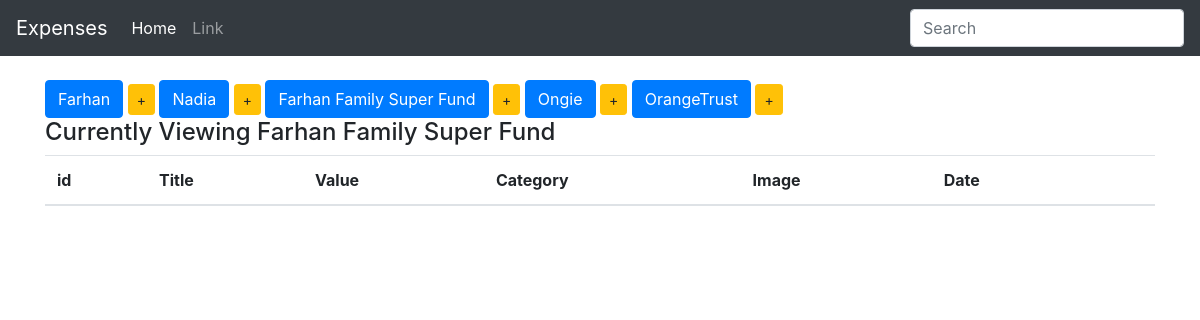
The page /FarhanFamilySuperFund on the database as committed earlier.
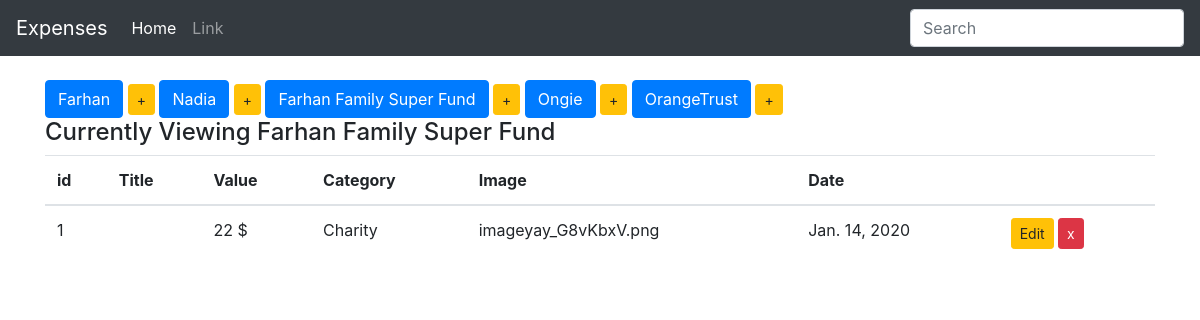
The same page on the database as committed later.
### Expenses/models.py (models this page shows, shortened)
class Entity(models.Model):
    Title = models.CharField(max_length=255, blank=False, default='')
    Value = models.CharField(max_length=255, default='')
    Image = models.FileField(blank=True)
    Date = models.DateField(auto_now_add=False, auto_now=False, blank = True)
    Time = models.DateField(auto_now_add=True, auto_now=False, blank = True)
    EXCEL_CHOICES = (
     ('Work', 'Work'),
     ('Charity', 'Charity'),
     ('Tax', 'Tax'),
     ('Water', 'Water'),
     ('Council', 'Council'),
     ('Insurance', 'Insurance'),
     ('Land Tax', 'Land Tax'),
     ('Repairs', 'Repairs'),
     ('Sundry', 'Sundry'),
     ('Interest', 'Interest'),
     ('Garden', 'Garden'),
     ('Property Agent', 'Property Agent'),
     ('Borrowing', ' Borrowing'),
     ('Depreciation', 'Depreciation'),
     ('Pest', 'Pest'),
     ('Advertising', 'Advertising'),
     (' Stationary', 'Stationary'),
     ('Telephone', 'Telephone'),
     ('Postage', 'Postage'),
     (' Electicity', 'Electicity'),
     ('Gas', 'Gas'),
     ('Conveyancing', 'Conveyancing'),
     )
    Category = models.CharField(max_length=255, choices=EXCEL_CHOICES, default='None')
    Description = models.CharField(max_length=255, default="No Issues")
    class Meta:
        abstract = True

class FarhanFamilySuperFund(Entity):
    pass

### Expenses/views.py (the view)
# urls.py: url(r'^FarhanFamilySuperFund$', display_FarhanFamilySuperFund, name="display_FarhanFamilySuperFund"),
def display_FarhanFamilySuperFund(request):
    items = FarhanFamilySuperFund.objects.all()
    context = {
        'items': items,
        'header': 'Farhan Family Super Fund',
    }
    return render(request, 'index.html', context)

### Expenses/templates/index.html
{% extends 'base.html' %}
{% block body %}
  <div class="add_buttons">
    <div class="button-group">
      <a href="{% url 'display_Farhan' %}" class="btn btn-primary btn-md btn-trim" role="button"> Farhan</a>
      <a href="{% url 'add_Farhan' %}" class="btn btn-warning btn-sm btn-pad" role="button"> +</a>
      <a href="{% url 'display_Nadia' %}" class="btn btn-primary btn-md btn-trim" role="button"> Nadia</a>
      <a href="{% url 'add_Nadia' %}" class="btn btn-warning btn-sm btn-pad" role="button"> +</a>
      <a href="{% url 'display_FarhanFamilySuperFund' %}" class="btn btn-primary btn-md btn-trim" role="button"> Farhan Family Super Fund</a>
      <a href="{% url 'add_FarhanFamilySuperFund' %}" class="btn btn-warning btn-sm btn-pad" role="button"> +</a>
      <a href="{% url 'display_Ongie' %}" class="btn btn-primary btn-md btn-trim" role="button"> Ongie</a>
      <a href="{% url 'add_Ongie' %}" class="btn btn-warning btn-sm btn-pad" role="button"> +</a>
      <a href="{% url 'display_OrangeTrust' %}" class="btn btn-primary btn-md btn-trim" role="button"> OrangeTrust</a>
      <a href="{% url 'add_OrangeTrust' %}" class="btn btn-warning btn-sm btn-pad" role="button"> +</a>
    </div>
  </div>
  <div>
    <h4>Currently Viewing {{ header }}</h4>
  </div>
  <table class="table table-hover">
    <thead>
      <tr>
        <th>id</th>
        <th>Title</th>
        <th>Value</th>
        <th>Category</th>
        <th>Image</th>
        <th>Date</th>
        <th></th>
      </tr>
    </thead>
    <tbody>
      {% for item in items %}
      <tr>
        <td>{{ item.pk }}
        <td>{{ itemTitle }}</td>
        <td>{{ item.Value }} $</td>
        <td>{{ item.Category }}</td>
        <td>{{ item.Image }}</td>
        <td>{{ item.Date }}</td>
        {% if header|lower == "Farhan" %}
        <td>
            <a href="{% url 'edit_Farhan' item.pk %}" class="btn btn-warning btn-sm" role="button" aria-pressed="true" > Edit</a>
            <a href="{% url 'delete_Farhan' item.pk%}" class="btn btn-danger btn-sm" role="button" aria-pressed="true" > x</a>
        </td>
        {% elif header|lower == "Nadia" %}
        <td>
            <a href="{% url 'edit_Nadia' item.pk %}" class="btn btn-warning btn-sm" role="button" aria-pressed="true" > Edit</a>
            <a href="{% url 'delete_Nadia' item.pk%}" class="btn btn-danger btn-sm" role="button" aria-pressed="true" > x</a>
        </td>
        {% elif header|lower == "Farhan Family Super Fund" %}
        <td>
            <a href="{% url 'edit_FarhanFamilySuperFund' item.pk %}" class="btn btn-warning btn-sm" role="button" aria-pressed="true" > Edit</a>
            <a href="{% url 'delete_FarhanFamilySuperFund' item.pk%}" class="btn btn-danger btn-sm" role="button" aria-pressed="true" > x</a>
        </td>
        {% elif header|lower == "OrangeTrust" %}
        <td>
            <a href="{% url 'edit_OrangeTrust' item.pk %}" class="btn btn-warning btn-sm" role="button" aria-pressed="true" > Edit</a>
            <a href="{% url 'delete_OrangeTrust' item.pk%}" class="btn btn-danger btn-sm" role="button" aria-pressed="true" > x</a>
        </td>
        {% else %}
        <td>
            <a href="{% url 'edit_Ongie' item.pk %}" class="btn btn-warning btn-sm" role="button" aria-pressed="true" > Edit</a>
            <a href="{% url 'delete_Ongie' item.pk%}" class="btn btn-danger btn-sm" role="button" aria-pressed="true" > x</a>
        </td>
        {% endif %}
      </tr>
      {% endfor %}
    </tbody>
  </table>
{% endblock %}

### Expenses/templates/base.html (shortened to what this page needs)
<!DOCTYPE html>
<html>
  <head>
  </head>
  {% load static %}
  <link rel="stylesheet" type="text/css" href="{% static '/css/style.css' %}"/>
  <link rel="stylesheet" type="text/css" href="{% static '/css/bootstrap.min.css' %}"/>
  <body>
    <nav class="navbar navbar-expand navbar-dark bg-dark">
  <a class="navbar-brand" href="#">Expenses</a>
  <div class="collapse navbar-collapse" id="navbarsExample02">
    <ul class="navbar-nav mr-auto">
      <li class="nav-item active">
        <a class="nav-link" href="{% url 'index' %}">Home <span class="sr-only">(current)</span></a>
      </li>
      <li class="nav-item">
        <a class="nav-link" href="#">Link</a>
      </li>
    </ul>
    <form class="form-inline my-2 my-md-0">
      <input class="form-control" type="text" placeholder="Search">
    </form>
  </div>
</nav>
    <br>
    <div class="container">
      {% block body %}
      {% endblock%}
    </div>
  </body>
</html>

Rows that differ between the two databases and show on the page:
added FarhanFamilySuperFund: pk "1", Value "22", Category "Charity", Image "imageyay_G8vKbxV.png", Date "Jan. 14, 2020"
